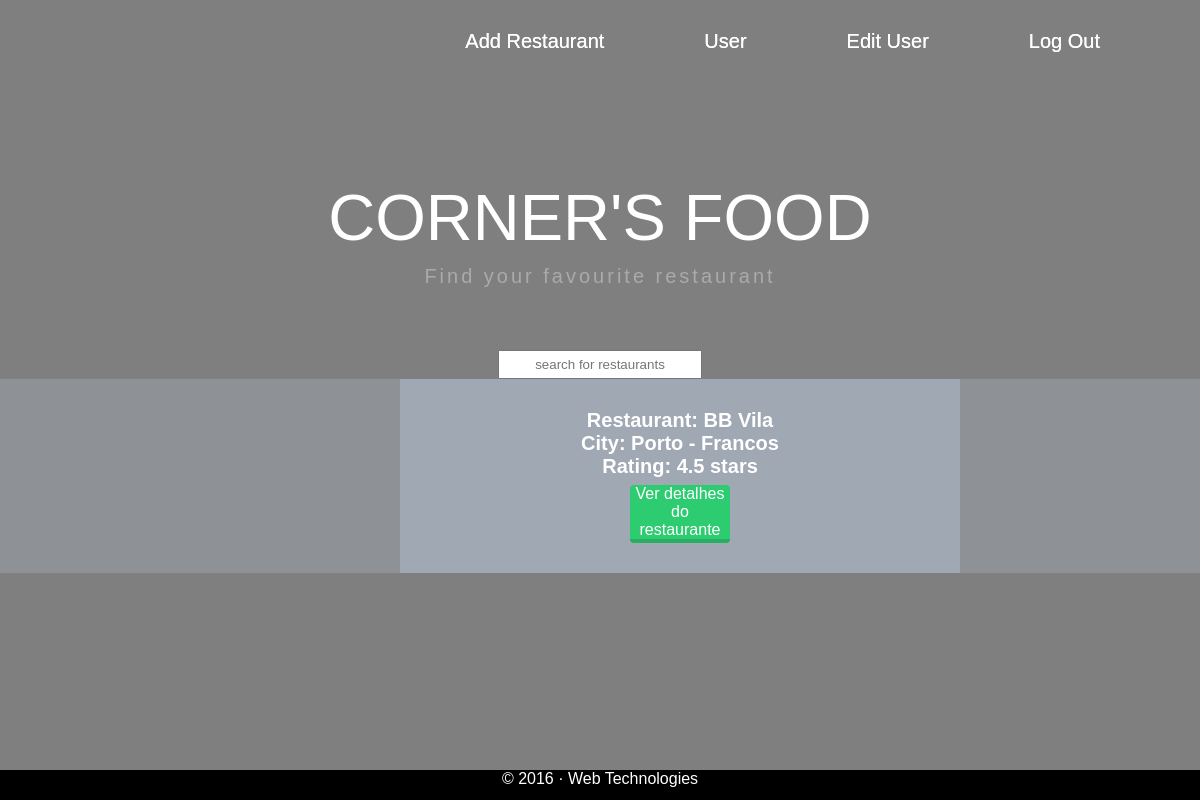
The page /search_restaurant.php?Restaurant_search=BB Vila (signed in) on the database its author committed.
### tables this page shows
CREATE TABLE Restaurant(
			idRestaurant INTEGER PRIMARY KEY AUTOINCREMENT,
			name VARCHAR NOT NULL,
			owner VARCHAR REFERENCES User(username),
			timetable VARCHAR,
			contact INTEGER,
			address VARCHAR,
			idCity INTEGER REFERENCES City(idCity)
			);

CREATE TABLE City(
			idCity INTEGER PRIMARY KEY,
			city VARCHAR
			);

### search_restaurant.php (called while the page is built)
<?php
	include_once('config/init.php');
	include_once('templates/headerFinal.php');
	include('templates/Corner_food.php');
	include('templates/search_restaurant_form.php');
	include_once('templates/footer.php');
	$Restaurant_search = $_GET['Restaurant_search'];
	$stmt = $conn->prepare("SELECT name, idRestaurant FROM Restaurant WHERE name LIKE '%$Restaurant_search%'");
	$stmt->execute();
	$Result_restaurants = $stmt->fetchAll();
	include('templates/Restaurant_search_result.php');
?>

### getRestaurantInfo.php (called while the page is built, shortened)
<?php
function getRestaurant($Rest_Name){
	global $conn;
	$stmt = $conn->prepare("SELECT idRestaurant FROM Restaurant WHERE name = \"$Rest_Name\"");
	$stmt->execute();
	$RestArray= $stmt->fetch(PDO::FETCH_ASSOC);
	$Rest = $RestArray['idRestaurant'];
	return $Rest;
}
function getAverage($Rest) {
	global $conn;
	$Sum_Average = 0;
	$Rating = "SELECT rating FROM Review WHERE Review.idRestaurant = $Rest";
	$All_rating = $conn->prepare($Rating);
	$All_rating->execute();
	$result = $All_rating->fetchAll();
	foreach( $result as $coments) {
		$Sum_Average += $coments['rating'];
	}
	$Average = $Sum_Average / count($result);
	$Average = round($Average, 1);
	return $Average;
}
function getCity($Rest_Name){
	global $conn;
	$stmt = $conn->prepare("SELECT City.city FROM Restaurant, City WHERE City.idCity = Restaurant.idCity AND Restaurant.name = \"$Rest_Name\"");
	$stmt->execute();
	return $stmt->fetch();
}
?>

### templates/Restaurant_search_result.php (the view)
<div class="List-Restaurants">
		<div class="tabContentGroup">
			<div id="restaurantes" class="tabContent">
				<?php if(count($Result_restaurants)>0)
				{
					include("getRestaurantInfo.php");
					foreach($Result_restaurants as $ThisRestaurant)
						{ ?>
					<div id="Restaurant">
						<?php
						$This_Rest_Name = $ThisRestaurant['name'];
						$Rest = getRestaurant($This_Rest_Name);
						$Rating = getAverage($Rest);
						$Rest_City = getCity($This_Rest_Name);
						?>
						<h1>Restaurant: <?=$This_Rest_Name ?></h1>
						<h1>City: <?=$Rest_City['city'] ?></h1>
						<h1>Rating: <?=$Rating ?> stars</h1>
						<a href="RestaurantDetailPage.php?Restaurant_search=<?=$Rest?>#info"> Ver detalhes do restaurante </a>
					</div>
					<?php } ?>
					<?php } ?>
			</div>
		</div>
	</div>

### css/style.css (style rules this page uses)
* { margin: 0; padding: 0; }
html, body { height: 100%; font-family: Calibri,sans-serif; }
.List-Restaurants { background-color: rgba(166, 174, 188,0.4); text-align: center; }
#Restaurant { padding: 30px; margin-left: 400px; background-color: rgba(166, 174, 188,0.8); width: 500px; margin-bottom: 50px; }
#Restaurant h1 { font-family: Calibri,sans-serif; font-size: 20px; color: white; }
#Restaurant a { text-decoration: none; color: #fff; border-radius: 4px; border: none; border-bottom: 4px solid #27AE60; background-color: #2ECC71; display: inherit; margin-left: 200px; width: 100px; margin-top:7px; }

### rows shown on the page
restaurant: name "BB Vila", idCity.city "Porto - Francos", Rating "4.5"
